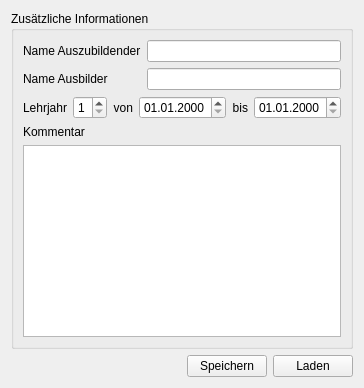
      <widget class="QWidget" name="saveTab">
       <attribute name="title">
        <string>Archiv</string>
       </attribute>
       <layout class="QVBoxLayout" name="verticalLayout7">
        <item>
         <widget class="QGroupBox" name="groupBox6">
          <property name="toolTip">
           <string>Für den normalen gebrauch nicht notwendig.</string>
          </property>
          <property name="title">
           <string>Zusätzliche Informationen</string>
          </property>
          <layout class="QVBoxLayout" name="verticalLayout6">
           <item>
            <layout class="QGridLayout" name="gridLayout3">
             <item row="0" column="0">
              <widget class="QLabel" name="label18">
               <property name="text">
                <string>Name Auszubildender</string>
               </property>
               <property name="buddy">
                <cstring>saveApprenticeNameEdit</cstring>
               </property>
              </widget>
             </item>
             <item row="0" column="1">
              <widget class="QLineEdit" name="saveApprenticeNameEdit"/>
             </item>
             <item row="1" column="0">
              <widget class="QLabel" name="label23">
               <property name="text">
                <string>Name Ausbilder</string>
               </property>
               <property name="buddy">
                <cstring>saveInstructorNameEdit</cstring>
               </property>
              </widget>
             </item>
             <item row="1" column="1">
              <widget class="QLineEdit" name="saveInstructorNameEdit">
               <property name="text">
                <string/>
               </property>
              </widget>
             </item>
            </layout>
           </item>
           <item>
            <layout class="QHBoxLayout" name="horizontalLayout5">
             <item>
              <widget class="QLabel" name="label20">
               <property name="text">
                <string>Lehrjahr</string>
               </property>
               <property name="buddy">
                <cstring>saveYearEdit</cstring>
               </property>
              </widget>
             </item>
             <item>
              <widget class="QSpinBox" name="saveYearEdit">
               <property name="minimum">
                <number>1</number>
               </property>
               <property name="maximum">
                <number>4</number>
               </property>
              </widget>
             </item>
             <item>
              <widget class="QLabel" name="label21">
               <property name="text">
                <string>von</string>
               </property>
               <property name="alignment">
                <set>Qt::AlignRight|Qt::AlignTrailing|Qt::AlignVCenter</set>
               </property>
               <property name="buddy">
                <cstring>saveBeginDateEdit</cstring>
               </property>
              </widget>
             </item>
             <item>
              <widget class="QDateEdit" name="saveBeginDateEdit">
               <property name="sizePolicy">
                <sizepolicy hsizetype="Fixed" vsizetype="Fixed">
                 <horstretch>0</horstretch>
                 <verstretch>0</verstretch>
                </sizepolicy>
               </property>
               <property name="displayFormat">
                <string>dd.MM.yyyy</string>
               </property>
              </widget>
             </item>
             <item>
              <widget class="QLabel" name="label37">
               <property name="text">
                <string>bis</string>
               </property>
               <property name="alignment">
                <set>Qt::AlignRight|Qt::AlignTrailing|Qt::AlignVCenter</set>
               </property>
               <property name="buddy">
                <cstring>saveEndDateEdit</cstring>
               </property>
              </widget>
             </item>
             <item>
              <widget class="QDateEdit" name="saveEndDateEdit">
               <property name="displayFormat">
                <string>dd.MM.yyyy</string>
               </property>
              </widget>
             </item>
            </layout>
           </item>
           <item>
            <widget class="QLabel" name="label32">
             <property name="text">
              <string>Kommentar</string>
             </property>
             <property name="buddy">
              <cstring>saveCommentEdit</cstring>
             </property>
            </widget>
           </item>
           <item>
            <widget class="QPlainTextEdit" name="saveCommentEdit">
             <property name="tabChangesFocus">
              <bool>true</bool>
             </property>
            </widget>
           </item>
          </layout>
         </widget>
        </item>
        <item>
         <layout class="QHBoxLayout" name="horizontalLayout4">
          <item>
           <spacer name="horizontalSpacer2">
            <property name="orientation">
             <enum>Qt::Horizontal</enum>
            </property>
            <property name="sizeHint" stdset="0">
             <size>
              <width>40</width>
              <height>20</height>
             </size>
            </property>
           </spacer>
          </item>
          <item>
           <widget class="QPushButton" name="saveSaveButton">
            <property name="text">
             <string>Speichern</string>
            </property>
           </widget>
          </item>
          <item>
           <widget class="QPushButton" name="saveLoadButton">
            <property name="text">
             <string>Laden</string>
            </property>
           </widget>
          </item>
         </layout>
        </item>
       </layout>
      </widget>
